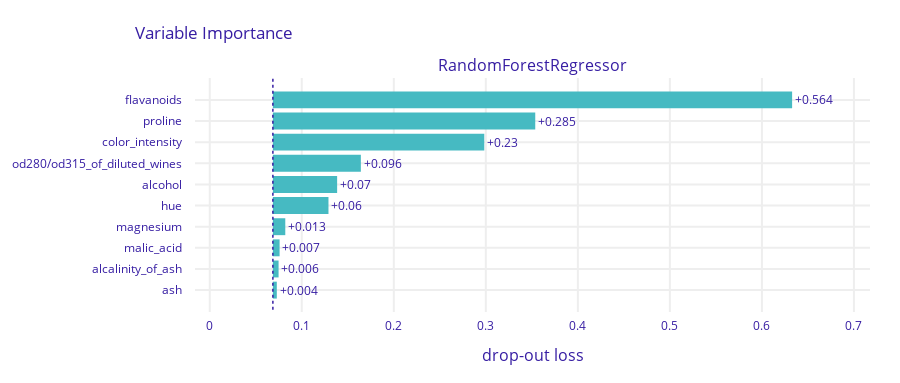

Notebook code cell kept with this figure:
### Markdown cell above
The first step will be feature importance. It's a basic analysis where we calculate the global impact of a feature. The idea in dalex default approach is to measure how much the model performance is worsening after removing this feature. Of course, it would require retraining the model, the optimal set of hyperparameters might be different and it might affect the results. To avoid these problems we do not retrain the model. Instead, we simulate its removal by assigning random values to it. To make it more realistic the values are not completely random, we just shuffle this column in a dataframe, do the prediction, check performance and repeat these steps multiple times.

### Code cell
fi.plot()

### Figure 1 — Plotly figure (JSON) as saved in the notebook; plotly's stock layout.template omitted (floating-point values rounded to 4 significant figures)
{"data": [{"base": 0.06862, "hoverinfo": "text", "hoverlabel": {"bgcolor": "rgba(0,0,0,0.8)"}, "hovertext": ["Model: RandomForestRegressor loss after<br>variable: flavanoids is permuted: 0.633<br>Drop-out loss change: +0.564", "Model: RandomForestRegressor loss after<br>variable: proline is permuted: 0.354<br>Drop-out loss change: +0.285", "Model: RandomForestRegressor loss after<br>variable: color_intensity is permuted: 0.298<br>Drop-out loss change: +0.23", "Model: RandomForestRegressor loss after<br>variable: od280/od315_of_diluted_wines is permuted: 0.164<br>Drop-out loss change: +0.096", "Model: RandomForestRegressor loss after<br>variable: alcohol is permuted: 0.138<br>Drop-out loss change: +0.07", "Model: RandomForestRegressor loss after<br>variable: hue is permuted: 0.129<br>Drop-out loss change: +0.06", "Model: RandomForestRegressor loss after<br>variable: magnesium is permuted: 0.082<br>Drop-out loss change: +0.013", "Model: RandomForestRegressor loss after<br>variable: malic_acid is permuted: 0.076<br>Drop-out loss change: +0.007", "Model: RandomForestRegressor loss after<br>variable: alcalinity_of_ash is permuted: 0.075<br>Drop-out loss change: +0.006", "Model: RandomForestRegressor loss after<br>variable: ash is permuted: 0.073<br>Drop-out loss change: +0.004"], "marker": {"color": "#46bac2"}, "orientation": "h", "showlegend": false, "text": ["+0.564", "+0.285", "+0.23", "+0.096", "+0.07", "+0.06", "+0.013", "+0.007", "+0.006", "+0.004"], "textposition": "outside", "type": "bar", "x": [0.5642, 0.2851, 0.2297, 0.09559, 0.06981, 0.0604, 0.01348, 0.007291, 0.006189, 0.004258], "xaxis": "x", "y": ["flavanoids", "proline", "color_intensity", "od280/od315_of_diluted_wines", "alcohol", "hue", "magnesium", "malic_acid", "alcalinity_of_ash", "ash"], "yaxis": "y"}], "layout": {"annotations": [{"font": {"size": 16}, "showarrow": false, "text": "RandomForestRegressor", "x": 0.5, "xanchor": "center", "xref": "paper", "y": 1, "yanchor": "bottom", "yref": "paper"}, {"font": {"size": 16}, "showarrow": false, "text": "drop-out loss", "x": 0.5, "xanchor": "center", "xref": "paper", "y": 0, "yanchor": "top", "yref": "paper", "yshift": -30}], "font": {"color": "#371ea3"}, "height": 383, "margin": {"b": 71, "r": 30, "t": 78}, "shapes": [{"line": {"color": "#371ea3", "dash": "dot", "width": 1.5}, "type": "line", "x0": 0.06862, "x1": 0.06862, "xref": "x", "y0": -1, "y1": 10, "yref": "y"}], "title": {"text": "Variable Importance", "x": 0.15}, "xaxis": {"anchor": "y", "automargin": true, "domain": [0, 1], "fixedrange": true, "gridwidth": 2, "range": [-0.01601, 0.7175], "tickcolor": "white", "ticklen": 3, "ticks": "outside", "type": "linear", "zeroline": false}, "yaxis": {"anchor": "x", "automargin": true, "autorange": "reversed", "domain": [0, 1], "fixedrange": true, "gridwidth": 2, "tickcolor": "white", "ticklen": 10, "ticks": "outside", "type": "category"}}}
